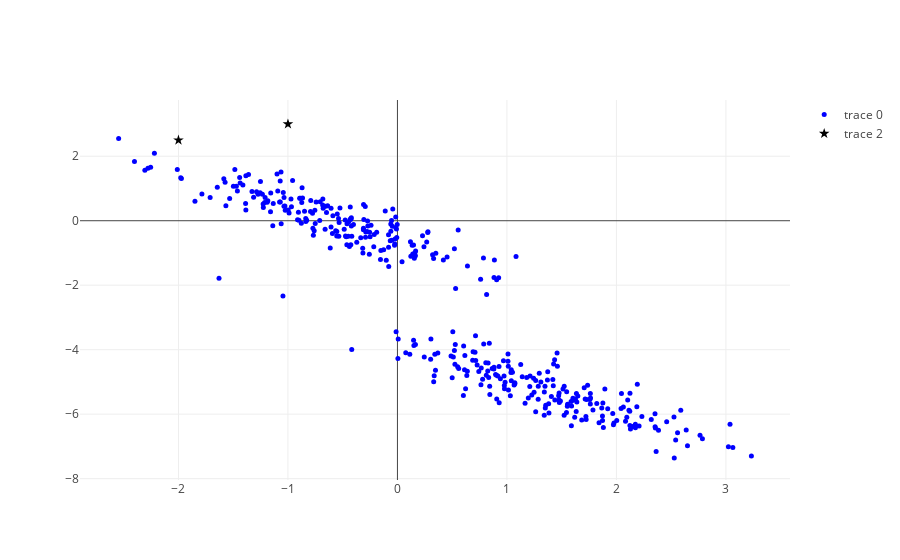
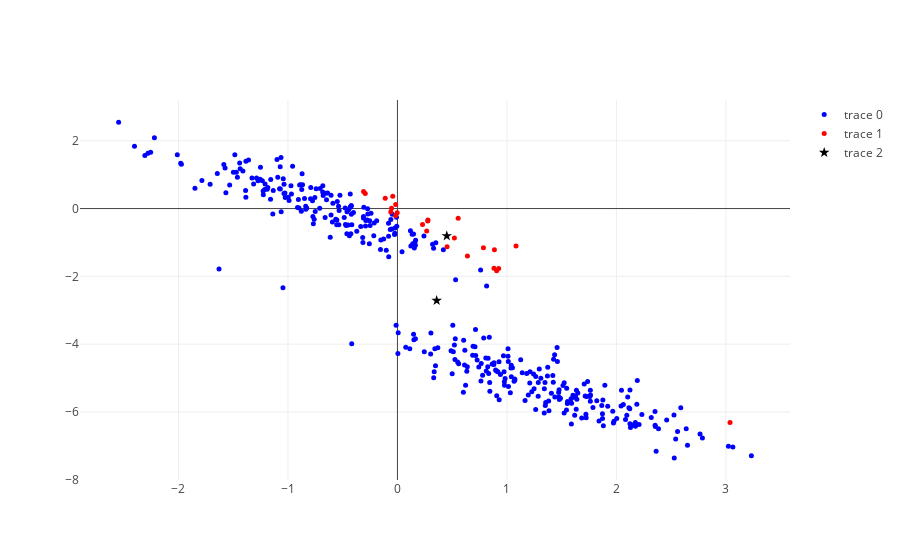
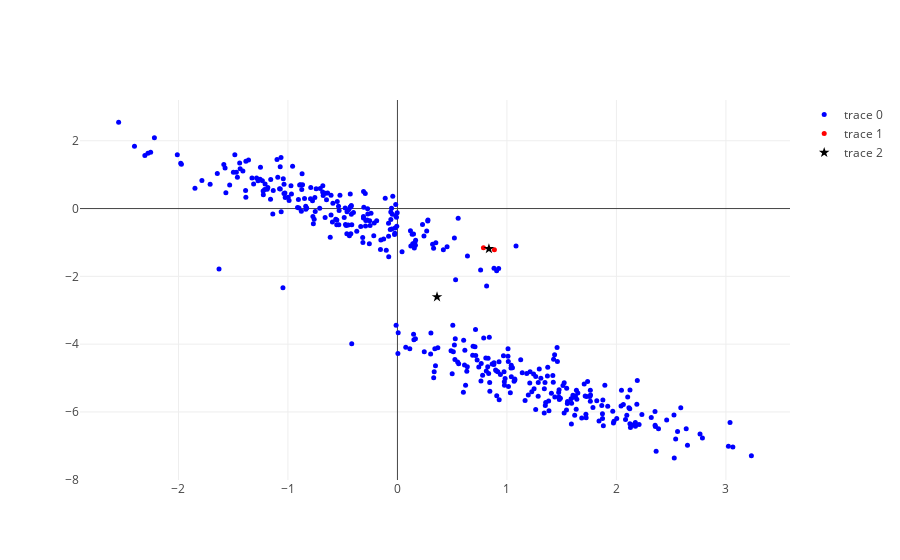
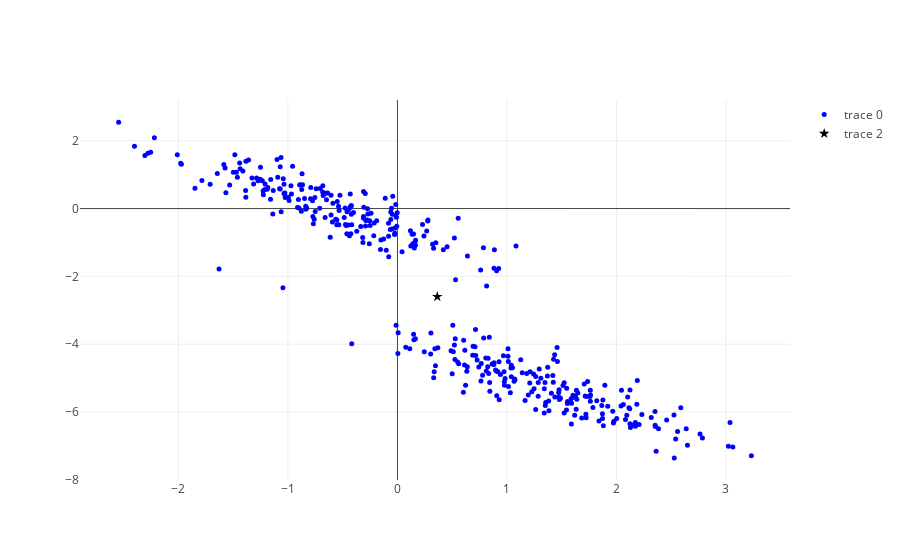

These figures' notebook cell, in order:
### Code cell
n_iter = 20
n = 400
c = np.zeros((n,1))
d = np.zeros((k,1))

for m in range(n_iter):
    A = np.where(c==0)
    B = np.where(c==1)
    scatter = go.Scatter(
    x = X[A[0],0],
    y = X[A[0],1],
    mode='markers',
    marker=dict(
            size=5,
            symbol='circle',
            color='blue',
            opacity=1
        )
    )
    scatter1 = go.Scatter(
        x = X[B[0],0],
        y = X[B[0],1],
        mode='markers',
        marker=dict(
            size=5,
            symbol='circle',
            color='red',
            opacity=1
        )
    )

    
    scatter4 = go.Scatter(
        x = centers[:,0],
        y = centers[:,1],
        mode='markers',
        marker=dict(
            size=8,
            symbol='star',
            color='black',
            opacity=1
        )
    )
    # Above code is for scatter plot of every iteration.

    data = [scatter,scatter1,scatter4]
    iplot(data, filename='fig0')
    # Assign clusters
    for i in range(n):
        d[0] = (X[i,:] - centers[0,:])@Sigma1@(X[i,:] - centers[0,:]).T/2 - np.log(pi[0])
        d[1] = (X[i,:] - centers[1,:])@Sigma2@(X[i,:] - centers[1,:]).T/2 - np.log(pi[1])
        c[i] = np.argmin(d)
    data = []
    
    # Compute Means and ellipsoids
    A = np.where(c==0)
    centers[0,:] = np.mean(X[A[0],:],0)
    Sigma1 = np.linalg.pinv(np.cov(X[A[0],:].T))
    A = np.where(c==1)
    centers[1,:] = np.mean(X[A[0],:],0)
    Sigma2 = np.linalg.pinv(np.cov(X[A[0],:].T))
    pi[1] =  A[0].shape[0]/n
    pi[0] = 1 - pi[1]

### Figure 1 — Plotly figure (JSON) as saved in the notebook; plotly's stock layout.template omitted (floating-point values rounded to 4 significant figures; data arrays with more than 128 entries replaced by an {"elided": "..."} marker saying what was removed)
{"data": [{"marker": {"color": "blue", "opacity": 1, "size": 5, "symbol": "circle"}, "mode": "markers", "type": "scatter", "uid": "4c583ee9-c4f6-432e-a00a-348d4ec8d5f9", "x": {"elided": "400 float values"}, "y": {"elided": "400 float values"}}, {"marker": {"color": "red", "opacity": 1, "size": 5, "symbol": "circle"}, "mode": "markers", "type": "scatter", "uid": "233d7386-9c67-4318-9b3b-cd4f042b938f", "x": [], "y": []}, {"marker": {"color": "black", "opacity": 1, "size": 8, "symbol": "star"}, "mode": "markers", "type": "scatter", "uid": "6e964804-c5d0-4570-918f-169877b415a7", "x": [-2, -1], "y": [2.5, 3]}], "layout": {}}

### Figure 2 — Plotly figure (JSON) as saved in the notebook; plotly's stock layout.template omitted (floating-point values rounded to 4 significant figures; data arrays with more than 128 entries replaced by an {"elided": "..."} marker saying what was removed)
{"data": [{"marker": {"color": "blue", "opacity": 1, "size": 5, "symbol": "circle"}, "mode": "markers", "type": "scatter", "uid": "3da7f35c-ba4d-4f52-9f28-a654fa0950f0", "x": {"elided": "376 float values"}, "y": {"elided": "376 float values"}}, {"marker": {"color": "red", "opacity": 1, "size": 5, "symbol": "circle"}, "mode": "markers", "type": "scatter", "uid": "e7f6c73c-0a98-48e6-9b0b-450def95e260", "x": [3.037, -0.06055, 0.4532, 0.2787, -0.04277, 0.6393, -0.01588, -0.01604, 0.8856, 0.5547, 1.083, -0.05405, -0.1116, 0.7854, 0.9059, -0.3095, 0.2672, -0.002112, 0.5201, 0.2289, 0.882, 0.9245, -0.2941, 0.2767], "y": [-6.312, -0.1014, -1.128, -0.3384, 0.3663, -1.403, 0.118, -0.2089, -1.218, -0.2861, -1.106, 0.009795, 0.3036, -1.154, -1.833, 0.5059, -0.6592, -0.1206, -0.8718, -0.4692, -1.761, -1.771, 0.4412, -0.3656]}, {"marker": {"color": "black", "opacity": 1, "size": 8, "symbol": "star"}, "mode": "markers", "type": "scatter", "uid": "1866e34a-e057-45ff-8d20-8f5739792171", "x": [0.3584, 0.4507], "y": [-2.715, -0.8068]}], "layout": {}}

### Figure 3 — Plotly figure (JSON) as saved in the notebook; plotly's stock layout.template omitted (floating-point values rounded to 4 significant figures; data arrays with more than 128 entries replaced by an {"elided": "..."} marker saying what was removed)
{"data": [{"marker": {"color": "blue", "opacity": 1, "size": 5, "symbol": "circle"}, "mode": "markers", "type": "scatter", "uid": "1685f2a7-41f2-4d53-8762-4ff89e395681", "x": {"elided": "398 float values"}, "y": {"elided": "398 float values"}}, {"marker": {"color": "red", "opacity": 1, "size": 5, "symbol": "circle"}, "mode": "markers", "type": "scatter", "uid": "a4fa375c-ba40-41d4-861d-9354960590d4", "x": [0.8856, 0.7854], "y": [-1.218, -1.154]}, {"marker": {"color": "black", "opacity": 1, "size": 8, "symbol": "star"}, "mode": "markers", "type": "scatter", "uid": "bf178c6b-2ef5-4736-a10b-823bb7904afc", "x": [0.3615, 0.8355], "y": [-2.608, -1.186]}], "layout": {}}

### Figure 4 — Plotly figure (JSON) as saved in the notebook; plotly's stock layout.template omitted (floating-point values rounded to 4 significant figures; data arrays with more than 128 entries replaced by an {"elided": "..."} marker saying what was removed)
{"data": [{"marker": {"color": "blue", "opacity": 1, "size": 5, "symbol": "circle"}, "mode": "markers", "type": "scatter", "uid": "702bd164-05a1-4a7f-aea5-a647077f8090", "x": {"elided": "400 float values"}, "y": {"elided": "400 float values"}}, {"marker": {"color": "red", "opacity": 1, "size": 5, "symbol": "circle"}, "mode": "markers", "type": "scatter", "uid": "39ebf25c-37c1-4215-9f05-e5a825712814", "x": [], "y": []}, {"marker": {"color": "black", "opacity": 1, "size": 8, "symbol": "star"}, "mode": "markers", "type": "scatter", "uid": "17fa1c97-883e-4020-891c-8d32701605af", "x": [0.3639, null], "y": [-2.6, null]}], "layout": {}}
